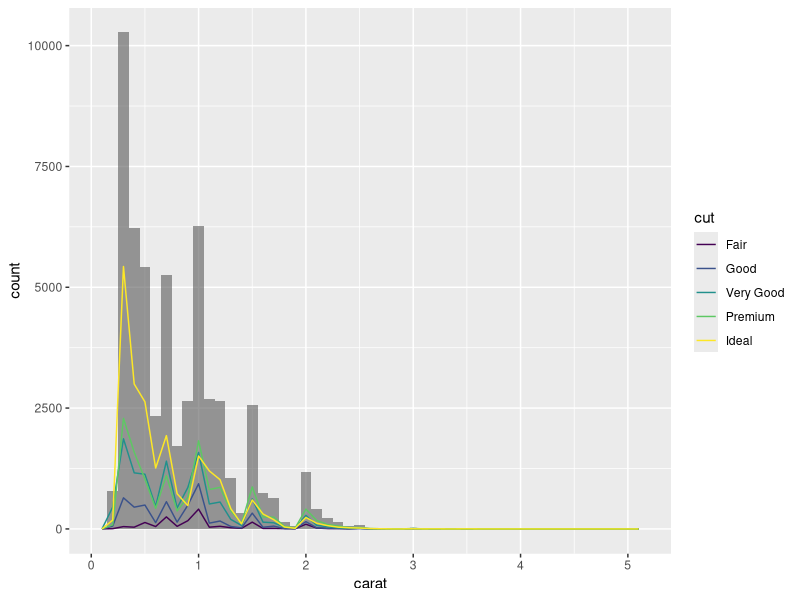
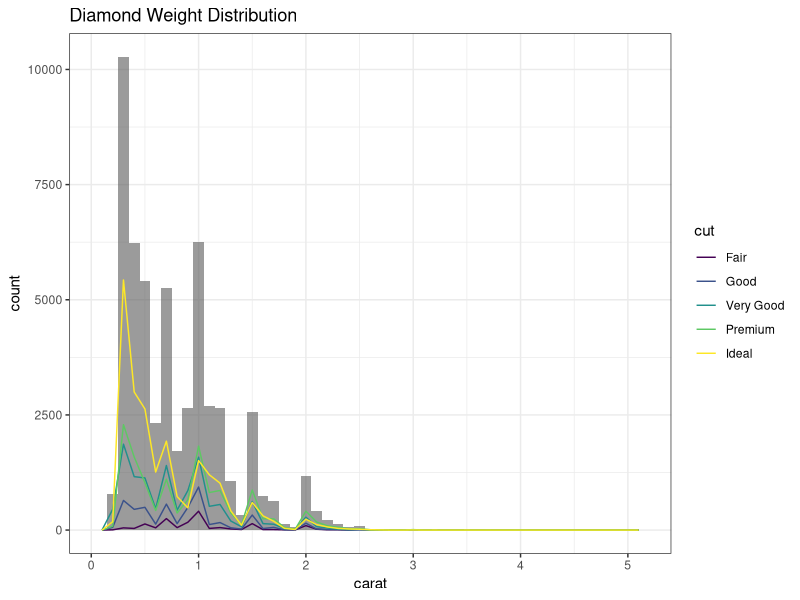

Write R code to recreate these figures, in order.
## ---- chunk 1
knitr::opts_chunk$set(echo = TRUE,comment = '#>',error=TRUE, results = 'hold', out.width='70%', fig.align = 'center', message = FALSE)
## ---- chunk 2
# Write your code here
library(ggplot2)
df <- diamonds

# 請務必印出 data frame
df
## ---- chunk 3
# Write your code here
pl <- ggplot(df) +
  geom_histogram(aes(x = carat), 
                 alpha = 0.6, binwidth = 0.1) +
  geom_freqpoly(aes(carat, color = cut), 
                binwidth = 0.1)

# 請務必印出圖片
pl
## ---- chunk 4
# Write your code here
pl + theme_bw() +
  labs(title = "Diamond Weight Distribution")
